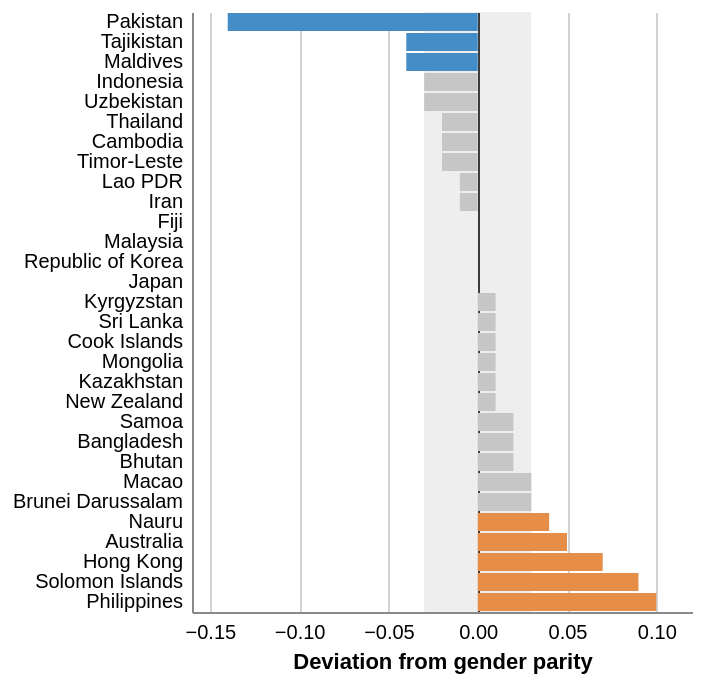

The Vega-Lite source for this figure:
### Vega-Lite specification from a JSON file in a GitHub repository (floating-point values rounded to 4 significant figures)
{"$schema": "https://vega.github.io/schema/vega-lite/v5.json", "view": {"stroke": "transparent"}, "width": 250, "height": 300, "layer": [{"data": {"values": [{"y1": -0.03, "y2": 0.03}]}, "mark": {"type": "rect", "color": "rgb(198,198,198)", "opacity": 0.3}, "encoding": {"x": {"field": "y1", "type": "quantitative"}, "x2": {"field": "y2"}}}, {"transform": [{"calculate": "datum.value - 1", "as": "diff"}], "mark": {"type": "bar", "color": "rgb(225,40,38)"}, "encoding": {"y": {"field": "country", "type": "nominal", "axis": {"ticks": false, "labelPadding": 5, "title": null}, "sort": "x"}, "x": {"field": "diff", "type": "quantitative", "axis": {"title": "Deviation from gender parity", "ticks": false, "labelPadding": 5, "gridColor": {"expr": "datum.value == 0 ? 'black' : rgb(211,211,211,1)"}}}, "color": {"condition": [{"test": "datum.diff < -0.035", "value": "rgb(69,141,198)"}, {"test": "datum.diff > -0.035 && datum.diff <= 0.035", "value": "rgb(198,198,198)"}, {"test": "datum.diff > 0.035", "value": "rgb(230,142,72)"}], "field": "diff", "type": "quantitative", "legend": null}}}, {"mark": {"type": "text"}}], "data": {"values": [{"country": "Pakistan", "iso3": "PAK", "value": 0.86}, {"country": "Tajikistan", "iso3": "TJK", "value": 0.96}, {"country": "Maldives", "iso3": "MDV", "value": 0.96}, {"country": "Indonesia", "iso3": "IDN", "value": 0.97}, {"country": "Uzbekistan", "iso3": "UZB", "value": 0.97}, {"country": "Thailand", "iso3": "THA", "value": 0.98}, {"country": "Cambodia", "iso3": "KHM", "value": 0.98}, {"country": "Timor-Leste", "iso3": "TLS", "value": 0.98}, {"country": "Lao PDR", "iso3": "LAO", "value": 0.99}, {"country": "Iran", "iso3": "IRN", "value": 0.99}, {"country": "Fiji", "iso3": "FJI", "value": 1}, {"country": "Malaysia", "iso3": "MYS", "value": 1}, {"country": "Republic of Korea", "iso3": "KOR", "value": 1}, {"country": "Japan", "iso3": "JPN", "value": 1}, {"country": "Kyrgyzstan", "iso3": "KGZ", "value": 1.01}, {"country": "Sri Lanka", "iso3": "LKA", "value": 1.01}, {"country": "Cook Islands", "iso3": "COK", "value": 1.01}, {"country": "Mongolia", "iso3": "MNG", "value": 1.01}, {"country": "Kazakhstan", "iso3": "KAZ", "value": 1.01}, {"country": "New Zealand", "iso3": "NZL", "value": 1.01}, {"country": "Samoa", "iso3": "WSM", "value": 1.02}, {"country": "Bangladesh", "iso3": "BGD", "value": 1.02}, {"country": "Bhutan", "iso3": "BTN", "value": 1.02}, {"country": "Macao", "iso3": "MAC", "value": 1.03}, {"country": "Brunei Darussalam", "iso3": "BRN", "value": 1.03}, {"country": "Nauru", "iso3": "NRU", "value": 1.04}, {"country": "Australia", "iso3": "AUS", "value": 1.05}, {"country": "Hong Kong", "iso3": "HKG", "value": 1.07}, {"country": "Solomon Islands", "iso3": "SLB", "value": 1.09}, {"country": "Philippines", "iso3": "PHL", "value": 1.1}]}}
